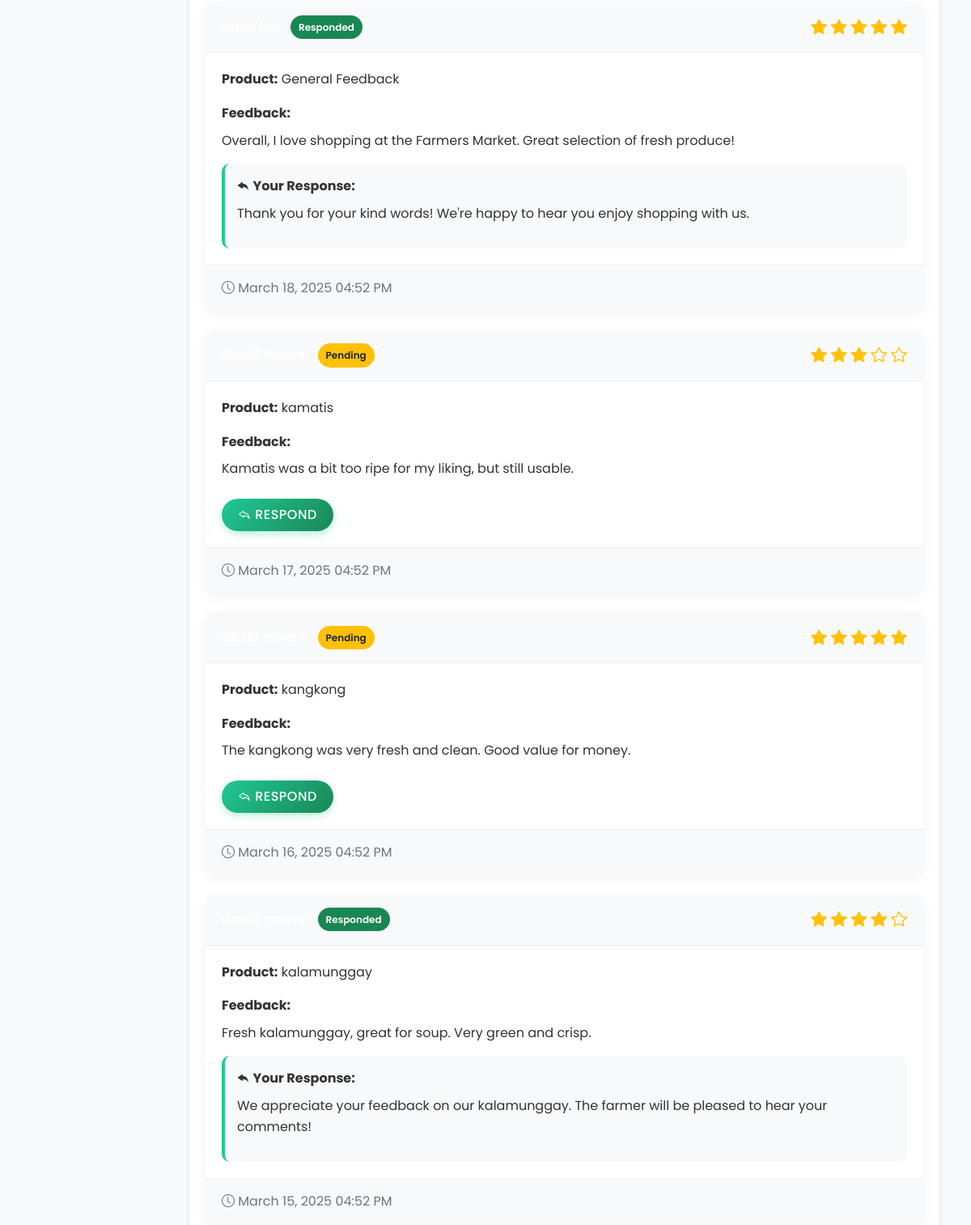
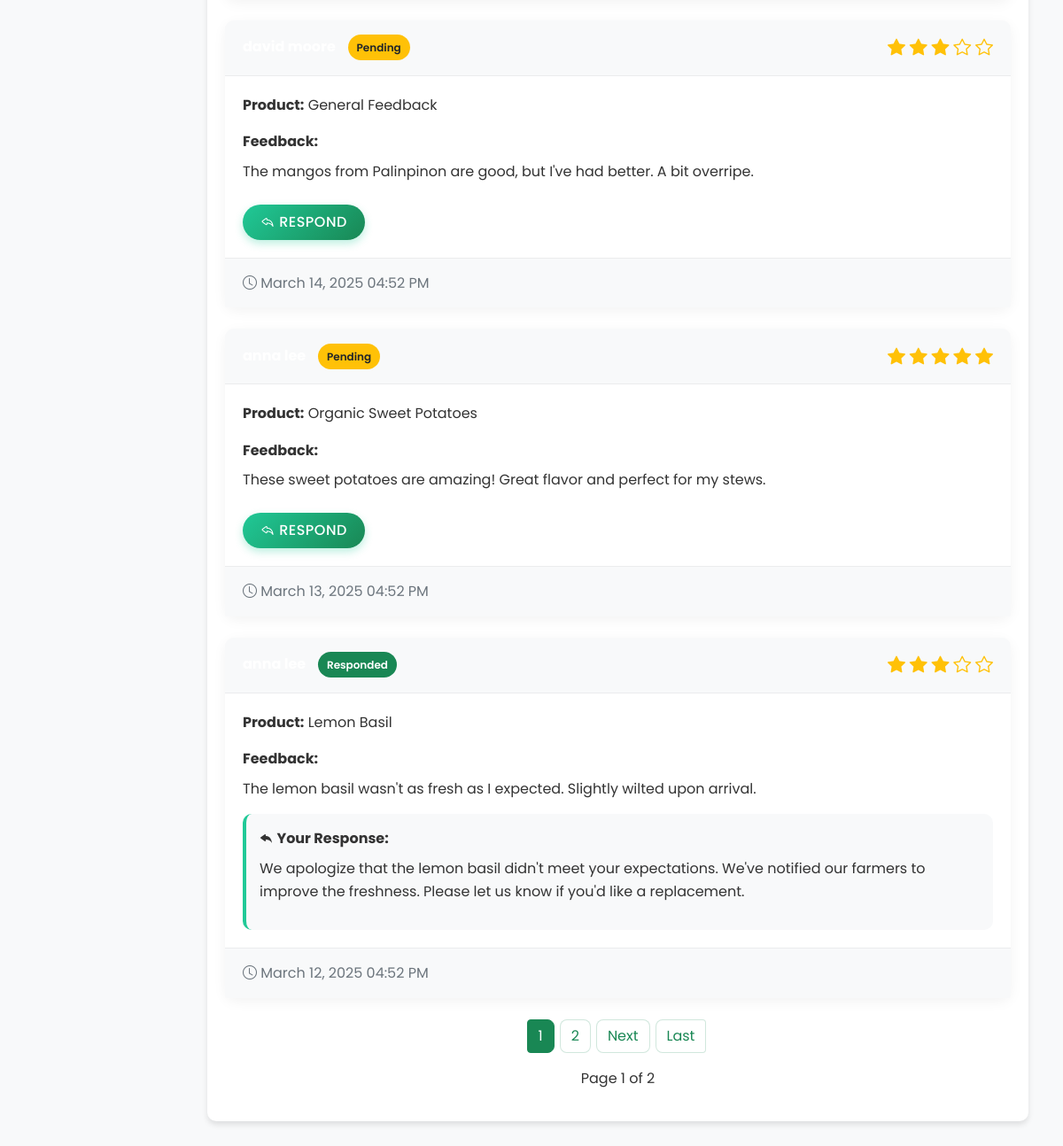
/views/organization-head/organization-head-feedback.php (signed in, lower part), run on an earlier commit of the app's database (2 pictures, top to bottom).
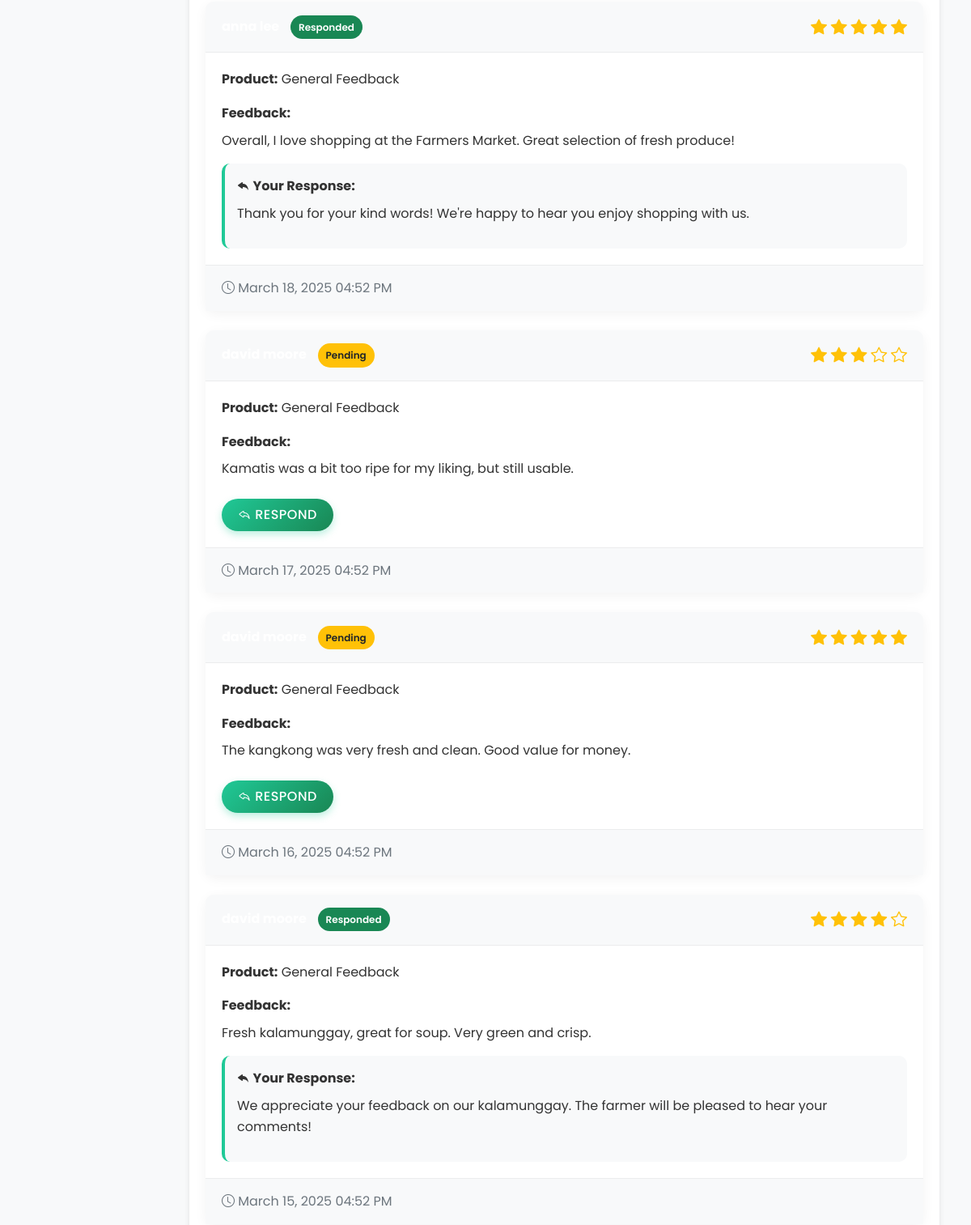
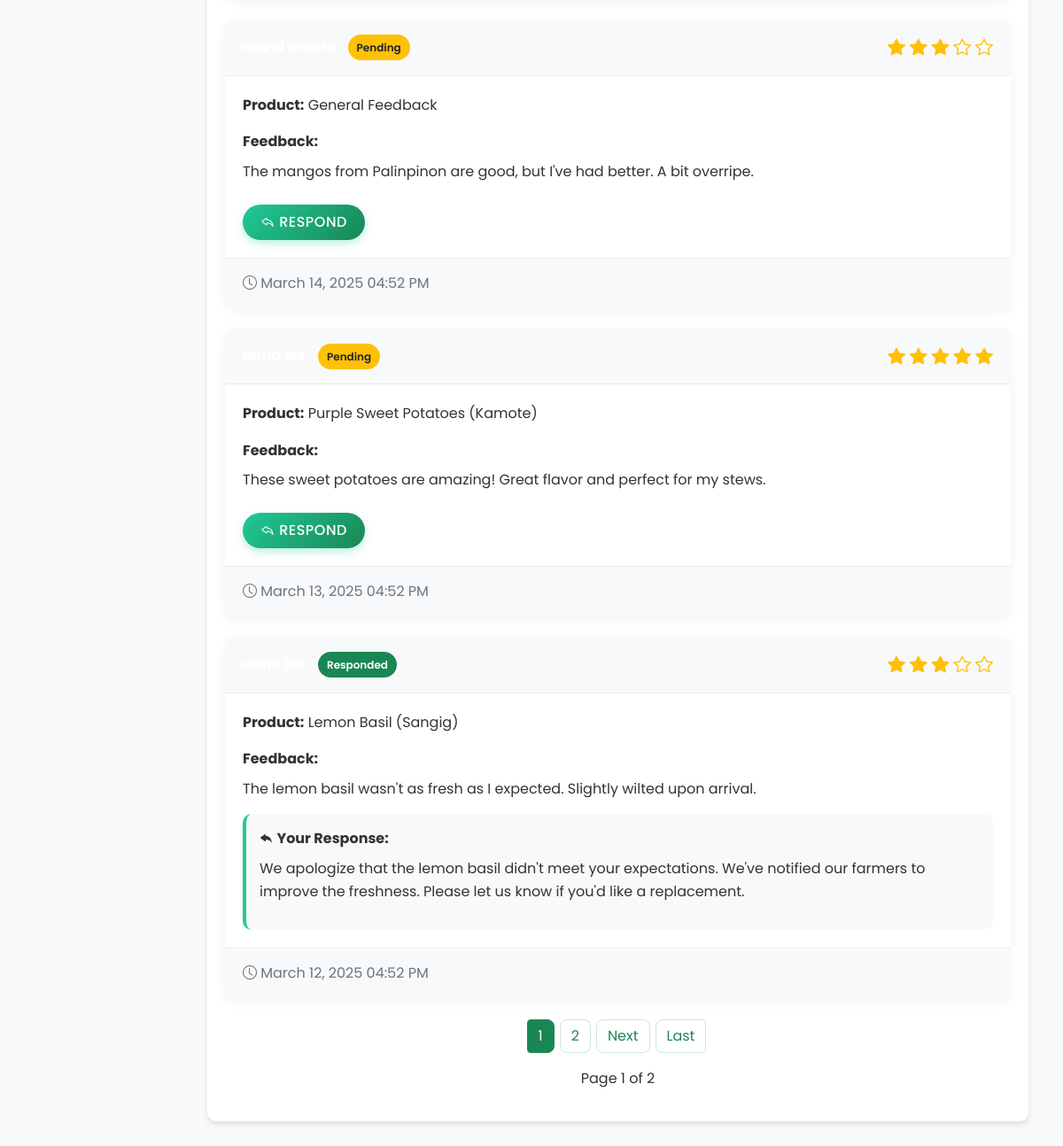
And on a later commit of the database (2 pictures, top to bottom).
### tables this page shows
CREATE TABLE `feedback` (
  `feedback_id` int(11) NOT NULL,
  `user_id` int(11) DEFAULT NULL,
  `product_id` int(11) DEFAULT NULL,
  `feedback_text` text DEFAULT NULL,
  `rating` int(11) DEFAULT NULL CHECK (`rating` >= 1 and `rating` <= 5),
  `created_at` timestamp NOT NULL DEFAULT current_timestamp(),
  `status` varchar(20) DEFAULT 'pending',
  `farmer_id` int(11) DEFAULT NULL,
  `order_id` int(11) DEFAULT NULL
);

CREATE TABLE `products` (
  `product_id` int(11) NOT NULL,
  `name` varchar(100) NOT NULL,
  `description` text DEFAULT NULL,
  `price` decimal(10,2) NOT NULL,
  `farmer_id` int(11) DEFAULT NULL,
  `status` enum('pending','approved','rejected') DEFAULT 'pending',
  `created_at` timestamp NOT NULL DEFAULT current_timestamp(),
  `updated_at` timestamp NOT NULL DEFAULT current_timestamp() ON UPDATE current_timestamp(),
  `image` varchar(255) DEFAULT NULL,
  `stock` int(11) DEFAULT 0,
  `unit_type` varchar(20) DEFAULT 'piece' COMMENT 'The unit of measurement (e.g., kilogram, piece, bunch)'
);

### views/organization-head/organization-head-feedback.php (the view, shortened to what the changed rows need)
<?php
$db = new Database();
$conn = $db->connect();
$limit = 10;
$page = isset($_GET['page']) ? (int)$_GET['page'] : 1;
$offset = ($page - 1) * $limit;
$search = isset($_GET['search']) ? trim($_GET['search']) : '';
try {
    $query = "SELECT f.feedback_id, f.feedback_text, f.rating, f.created_at, f.status,
              u.first_name, u.last_name, u.email,
              p.name AS product_name, p.product_id,
              (SELECT response_text FROM feedback_responses WHERE feedback_id = f.feedback_id) AS response_text
              FROM feedback f
              JOIN users u ON f.user_id = u.user_id
              LEFT JOIN products p ON f.product_id = p.product_id";
    $query .= " ORDER BY f.created_at DESC";
    $query .= " LIMIT :offset, :limit";
    $stmt = $conn->prepare($query);
    $stmt->bindParam(':offset', $offset, PDO::PARAM_INT);
    $stmt->bindParam(':limit', $limit, PDO::PARAM_INT);
    $stmt->execute();
    $feedbacks = $stmt->fetchAll(PDO::FETCH_ASSOC);
} catch (PDOException $e) {
    error_log("Database error in getting feedback: " . $e->getMessage());
    $_SESSION['message'] = "Error retrieving feedback. Please try again later.";
    $_SESSION['message_type'] = 'danger';
    $feedbacks = [];
    $totalFeedbacks = 0;
    $totalPages = 1;
}
?>
<!DOCTYPE html>
<html lang="en">
<head>
    <link href="https://stackpath.bootstrapcdn.com/bootstrap/4.5.2/css/bootstrap.min.css" rel="stylesheet">
    <link href="https://cdn.jsdelivr.net/npm/bootstrap-icons/font/bootstrap-icons.css" rel="stylesheet">
    <link rel="stylesheet" href="../../public/style/admin.css">
    <link rel="stylesheet" href="../../public/style/admin-sidebar.css">
    <link rel="stylesheet" href="../../public/style/organization-head-dashboard.css">
</head>
<body class="bg-light">
    <div class="container-fluid">
        <div class="row">
            <main role="main" class="col-md-9 ml-sm-auto col-lg-10 px-4">
                <div class="row">
                    <div class="col-12">
                        <div class="card">
                            <div class="card-body">
                                <?php if (empty($feedbacks)): ?>
                                    <div class="alert alert-info">
                                        No feedback found. <?= !empty($search) ? 'Try a different search term.' : '' ?>
                                    </div>
                                <?php else: ?>
                                    <?php foreach ($feedbacks as $feedback): ?>
                                        <div class="feedback-card card">
                                            <div class="card-header d-flex justify-content-between align-items-center">
                                                <div>
                                                    <span class="font-weight-bold"><?= htmlspecialchars($feedback['first_name'] . ' ' . $feedback['last_name']) ?></span>
                                                    <?php if (isset($feedback['status'])): ?>
                                                        <span class="feedback-status status-<?= $feedback['status'] ?>">
                                                            <?= ucfirst($feedback['status']) ?>
                                                        </span>
                                                    <?php else: ?>
                                                        <span class="feedback-status status-pending">Pending</span>
                                                    <?php endif; ?>
                                                </div>
                                                <div class="rating-stars">
                                                    <?php for ($i = 1; $i <= 5; $i++): ?>
                                                        <?php if ($i <= $feedback['rating']): ?>
                                                            <i class="bi bi-star-fill"></i>
                                                        <?php else: ?>
                                                            <i class="bi bi-star"></i>
                                                        <?php endif; ?>
                                                    <?php endfor; ?>
                                                </div>
                                            </div>
                                            <div class="card-body">
                                                <div class="mb-3">
                                                    <strong>Product:</strong> <?= htmlspecialchars($feedback['product_name'] ?? 'General Feedback') ?>
                                                </div>
                                                <div class="mb-3">
                                                    <strong>Feedback:</strong>
                                                    <p class="mt-2"><?= nl2br(htmlspecialchars($feedback['feedback_text'])) ?></p>
                                                </div>
                                                <?php if (!empty($feedback['response_text'])): ?>
                                                    <div class="feedback-response">
                                                        <strong><i class="bi bi-reply-fill"></i> Your Response:</strong>
                                                        <p class="mt-2"><?= nl2br(htmlspecialchars($feedback['response_text'])) ?></p>
                                                    </div>
                                                <?php endif; ?>
                                                <?php if (empty($feedback['response_text'])): ?>
                                                    <button type="button" class="btn btn-respond mt-2 respond-btn"
                                                            data-toggle="modal"
                                                            data-target="#responseModal"
                                                            data-feedback-id="<?= $feedback['feedback_id'] ?>"
                                                            data-customer-name="<?= htmlspecialchars($feedback['first_name'] . ' ' . $feedback['last_name']) ?>"
                                                            data-product-name="<?= htmlspecialchars($feedback['product_name'] ?? 'General Feedback') ?>"
                                                            data-feedback-text="<?= htmlspecialchars($feedback['feedback_text']) ?>">
                                                        <i class="bi bi-reply"></i> Respond
                                                    </button>
                                                <?php endif; ?>
                                            </div>
                                            <div class="card-footer text-muted">
                                                <i class="bi bi-clock"></i> <?= date('F d, Y h:i A', strtotime($feedback['created_at'])) ?>
                                            </div>
                                        </div>
                                    <?php endforeach; ?>
                                <?php endif; ?>
                            </div>
                        </div>
                    </div>
                </div>
            </main>
        </div>
    </div>
</body>
</html>

What changed in the data, as far as the page shows it:
changed feedback "Kamatis was a bit too ripe for my liking, but still usable.": product.name "kamatis" → "General Feedback"
changed feedback "The kangkong was very fresh and clean. Good value for money.": product.name "kangkong" → "General Feedback"
changed feedback "Fresh kalamunggay, great for soup. Very green and crisp.": product.name "kalamunggay" → "General Feedback"
changed through a linked row, feedback "These sweet potatoes are amazing! Great flavor and perfect for my stews.": product.name "Organic Sweet Potatoes" → "Purple Sweet Potatoes (Kamote)"
changed through a linked row, feedback "The lemon basil wasn't as fresh as I expected. Slightly wilted upon arrival.": product.name "Lemon Basil" → "Lemon Basil (Sangig)"
